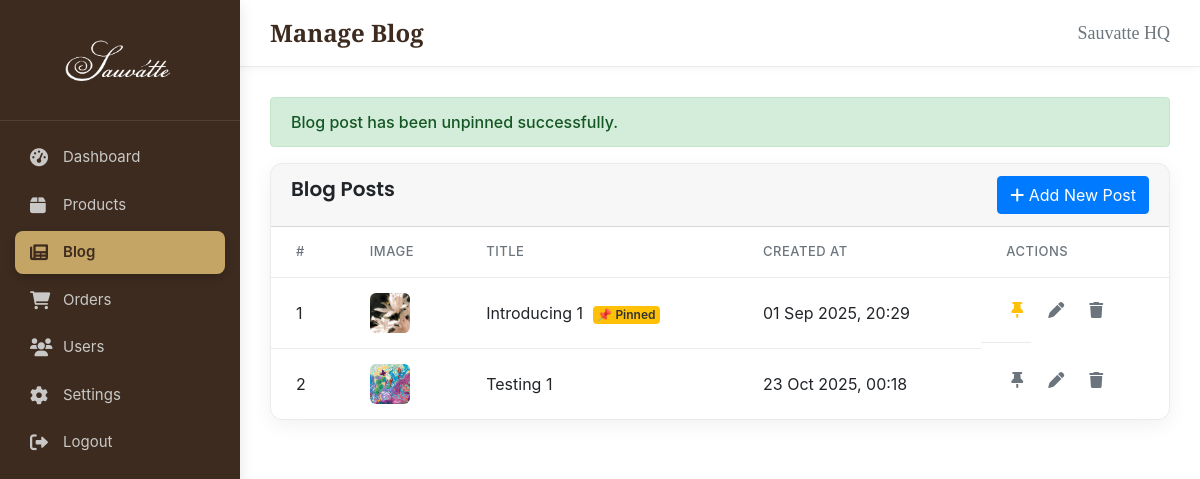
The app's page /admin/manage_blog.php?status=unpinned (signed in) with its own data.
### tables this page shows
CREATE TABLE `blog` (
  `id` int(11) NOT NULL,
  `title` varchar(255) NOT NULL,
  `content` mediumtext NOT NULL,
  `image_url` varchar(255) NOT NULL,
  `author_id` int(11) DEFAULT NULL,
  `created_at` timestamp NOT NULL DEFAULT current_timestamp(),
  `is_pinned` tinyint(1) NOT NULL DEFAULT 0
);

### admin/manage_blog.php (the view, shortened to what this page needs)
<?php
include 'includes/header_admin.php';
$upload_dir = '../uploads/';
?>
<?php
if (isset($_GET['status'])) {
    $status = $_GET['status'];
    $message = '';
    if ($status === 'unpinned') $message = 'Blog post has been unpinned successfully.';
    echo "<div class='alert alert-success'>$message</div>";
}
$action = $_GET['action'] ?? 'list';
if ($action === 'add' || $action === 'edit') :
    $post = null;
    $form_action = 'add';
    $button_label = 'Add Post';
    if ($action === 'edit' && isset($_GET['id'])) {
        $id = $_GET['id'];
        $stmt = $conn->prepare("SELECT * FROM blog WHERE id = ?");
        $stmt->bind_param("i", $id);
        $stmt->execute();
        $result = $stmt->get_result();
        $post = $result->fetch_assoc();
        $stmt->close();
        $form_action = 'update';
        $button_label = 'Update Post';
    }
?>
    <div class="card">
        <div class="card-header">
            <h4 class="card-title"><?php echo $action === 'add' ? 'Add New Post' : 'Edit Post'; ?></h4>
        </div>
        <div class="card-body">
            <form action="manage_blog.php" method="POST" enctype="multipart/form-data">
                <input type="hidden" name="action" value="<?php echo $form_action; ?>">
                <?php if ($action === 'edit') : ?>
                    <input type="hidden" name="id" value="<?php echo $post['id']; ?>">
                    <input type="hidden" name="existing_image" value="<?php echo htmlspecialchars($post['image_url']); ?>">
                <?php endif; ?>
                <div class="form-group">
                    <label for="title">Title</label>
                    <input type="text" class="form-control" id="title" name="title" value="<?php echo htmlspecialchars($post['title'] ?? ''); ?>" required>
                </div>
                <div class="form-group">
                    <label for="content">Content</label>
                    <textarea class="form-control" id="content" name="content" rows="10"><?php echo htmlspecialchars($post['content'] ?? ''); ?></textarea>
                </div>
                <div class="form-group">
                    <label for="image">Image</label>
                    <input type="file" id="image" name="image" accept="image/*" class="form-control-file">
                    <?php if ($action === 'edit' && !empty($post['image_url'])) : ?>
                        <p class="mt-2">Current Image: <br><img src="<?php echo $upload_dir . htmlspecialchars($post['image_url']); ?>" alt="Current Image" width="150" style="border-radius: 8px;"></p>
                    <?php endif; ?>
                </div>
                <div class="form-actions">
                    <button type="submit" class="btn btn-primary"><?php echo $button_label; ?></button>
                    <a href="manage_blog.php" class="btn btn-secondary">Cancel</a>
                </div>
            </form>
        </div>
    </div>
<?php else : ?>
    <div class="content-wrapper-card">
        <div class="card-header">
            <h2 class="card-title">Blog Posts</h2>
            <a href="manage_blog.php?action=add" class="btn btn-primary">
                <i class="fas fa-plus"></i> Add New Post
            </a>
        </div>
        <div class="card-body no-padding">
            <table class="table-modern">
                <thead>
                    <tr>
                        <th>#</th>
                        <th>Image</th>
                        <th>Title</th>
                        <th>Created At</th>
                        <th>Actions</th>
                    </tr>
                </thead>
                <tbody>
                    <?php
                    $result = $conn->query("SELECT id, title, image_url, created_at, is_pinned FROM blog ORDER BY is_pinned DESC, created_at DESC");
                    if ($result->num_rows > 0) :
                        $nomor = 1;
                        while ($row = $result->fetch_assoc()) :
                    ?>
                            <tr>
                                <td><?php echo $nomor; ?></td>
                                <td><img src="<?php echo $upload_dir . rawurlencode(htmlspecialchars($row['image_url'])); ?>" alt="Blog Image"></td>
                                <td>
                                    <?php echo htmlspecialchars($row['title']); ?>
                                    <?php if ($row['is_pinned']) : ?>
                                        <span class="badge badge-warning" style="background-color:#ffc107; color: #333; margin-left: 5px; font-weight: 600;">📌 Pinned</span>
                                    <?php endif; ?>
                                </td>
                                <td><?php echo date('d M Y, H:i', strtotime($row['created_at'])); ?></td>
                                <td class="actions">
                                    <?php if ($row['is_pinned']) : ?>
                                        <a href="manage_blog.php?action=unpin&id=<?php echo $row['id']; ?>" class="action-icon" title="Unpin Post" onclick="return confirm('Apakah Anda yakin ingin melepas pin post ini?');" style="color: #ffc107;">
                                            <i class="fas fa-thumbtack"></i>
                                        </a>
                                    <?php else : ?>
                                        <a href="manage_blog.php?action=pin&id=<?php echo $row['id']; ?>" class="action-icon" title="Pin Post" onclick="return confirm('Apakah Anda yakin ingin menyematkan post ini? Ini akan melepas pin dari post lain (jika ada).');" style="color: #6c757d;">
                                            <i class="fas fa-thumbtack"></i>
                                        </a>
                                    <?php endif; ?>
                                    <a href="manage_blog.php?action=edit&id=<?php echo $row['id']; ?>" class="action-icon" title="Edit"><i class="fas fa-pen"></i></a>
                                    <a href="manage_blog.php?action=delete&id=<?php echo $row['id']; ?>" class="action-icon" title="Delete" onclick="return confirm('Are you sure you want to delete this post?');"><i class="fas fa-trash"></i></a>
                                </td>
                            </tr>
                    <?php
                            $nomor++;
                        endwhile;
                    else :
                    ?>
                        <tr>
                            <td colspan="5" class="no-data">No blog posts found.</td>
                        </tr>
                    <?php endif; ?>
                </tbody>
            </table>
        </div>
    </div>
<?php endif; ?>
<?php
include 'includes/footer_admin.php';
?>

### admin/assets/css/admin-style.css (style rules this page uses)
:root { --primary-color: #007bff; --sidebar-bg: #3D2B1F; --bg-color: #FBF9F1; --dark-color: #212529; --sidebar-text: #ECF0F1; --grey-color: #6c757d; --white-color: #ffffff; --danger-color: #dc3545; --border-color: #e9ecef; --shadow-medium: 0 4px 15px rgba(0, 0, 0, 0.1); --sidebar-width: 240px; }
body { font-family: 'Poppins', sans-serif; margin: 0; background-color: var(--bg-color); font-size: 14px; color: var(--dark-color); }
a { text-decoration: none; transition: color 0.2s; }
.content-wrapper-card { background-color: var(--white-color); border-radius: 12px; box-shadow: 0 5px 20px rgba(0, 0, 0, 0.06); border: 1px solid var(--border-color); overflow: hidden; }
.card-header { display: flex; justify-content: space-between; align-items: center; padding: 20px 25px; border-bottom: 1px solid var(--border-color); }
.card-title { margin: 0; font-size: 20px; font-weight: 600; color: var(--dark-color); display: flex; align-items: center; gap: 10px; font-family: 'Poppins', sans-serif; }
.card-body.no-padding { padding: 0; }
.table-modern { width: 100%; border-collapse: collapse; }
.table-modern th, .table-modern td { padding: 15px 25px; text-align: left; border-bottom: 1px solid var(--border-color); vertical-align: middle; }
.table-modern tbody tr:last-child td { border-bottom: none; }
.table-modern thead th { font-weight: 500; color: var(--grey-color); font-size: 13px; text-transform: uppercase; letter-spacing: 0.5px; }
.table-modern tbody tr { transition: background-color 0.2s ease; }
.table-modern img { border-radius: 6px; height: 40px; width: 40px; object-fit: cover; }
.table-modern .actions { display: flex; align-items: center; gap: 15px; }
.action-icon { background: none; border: none; cursor: pointer; padding: 5px; font-size: 16px; color: var(--grey-color); transition: color 0.2s ease; }
.btn { padding: 8px 15px; border: none; cursor: pointer; font-size: 14px; text-decoration: none; font-weight: 500; display: inline-flex; align-items: center; gap: 8px; text-align: center; transition: all 0.2s ease; box-shadow: none; border-radius: 50px; }
.btn-primary { background-color: var(--primary-color); color: var(--white-color); font-weight: 600; padding: 8px 20px; }
.alert { padding: 1rem; margin-bottom: 1.5rem; border: 1px solid transparent; border-radius: .5rem; font-weight: 500; }
.alert-success { color: #0f5132; background-color: #d1e7dd; border-color: #badbcc; }
.table-modern .actions { width: 1%; white-space: nowrap; }

### records on screen
blog: image_url (picture), title "Introducing 1", is_pinned "📌 Pinned", created_at "01 Sep 2025, 20:29"
blog: image_url (picture), title "Testing 1", created_at "23 Oct 2025, 00:18"

### other values on screen
$message "Blog post has been unpinned successfully."
